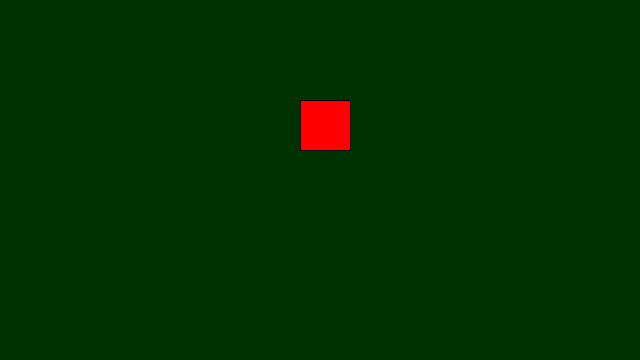
Frame 1 (no input)
Frame 60 (the mouse pressed at the canvas centre just before this capture): identical to frame 1, image omitted
Frame 120 (the mouse held since frame 60 and released just before this capture): identical to frame 1, image omitted

The Processing sketch that drew this single still picture (run headless with seeded random() and noise(); from frame 60 on, the mouse is pressed at the canvas centre):

// Processing sketch: if_practice
// ── if_practice.pde
void setup(){
  size(640,360);
}

void draw(){
  background(0);
  
  if (mouseX>200 || mouseX<100){
    background(0,50,0);
    fill(255,0,0);
    rect(300,100,50,50);
  }


}
